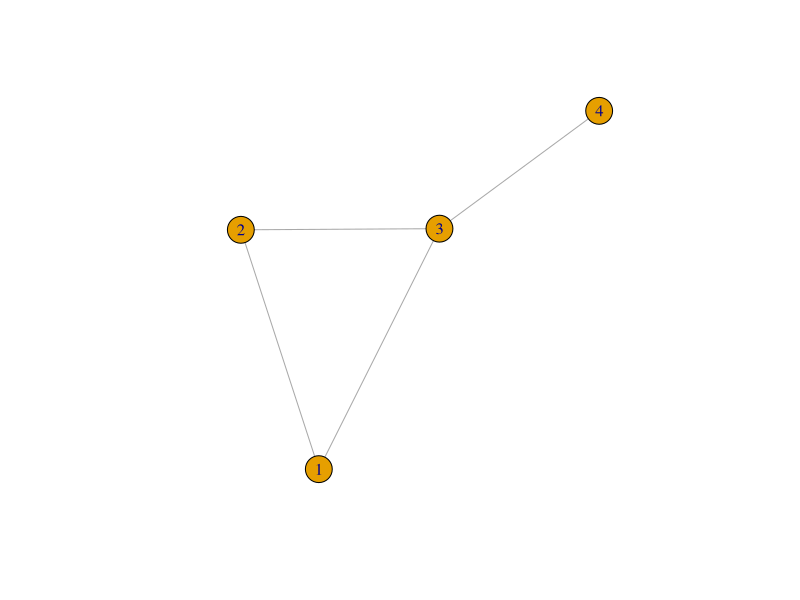

Write R code to recreate this figure. (Note: this script raises an error after producing the figure.)
library(igraph)

adj_mtx2 <- matrix(data = c(0,3,4,0,9,  3,0,5,0,0,  4,5,0,8,0, 0,0,8,0,0,  9,0,0,0,0), nrow = 5)

adj_mtx <- matrix(data = c(0,3,4,0, 3,0,5,0, 4,5,0,8, 0,0,8,0), nrow = 4)
g_w <- graph_from_adjacency_matrix(adj_mtx, mode = 'undirected', weighted = TRUE)
plot(g_w, e=TRUE, v=TRUE)

#adj_mtx_ref <- as.matrix(as_adjacency_matrix(g_w, attr = 'weight'))

l_mtx <- as.matrix(laplacian_matrix(g_w, weights = NA)) # Laplacian matrix (not weighted)
l_eigen <- eigen(l_mtx) # Eigenvalues and eigenvectors
y <- tcrossprod(l_eigen[["vectors"]],l_eigen[["vectors"]]) # y = U*U^T

omega <- sum(edge_attr(g_w, 'weight'))

id_mtx <- diag(nrow(adj_mtx)) # Identity matrix (In)

ones <-as.matrix(rep(1, dim(adj_mtx)[1]), ncol=dim(adj_mtx)[1])
ones.t.ones <- crossprod(ones,ones) 

ql <- id_mtx - ones%*%solve(ones.t.ones)%*%t(ones) # Ql = In - l(l^T*l)^-1*l^T  # solve = inverse of a matrix (^-1)

# Check if ql is correct (l = ql*l*ql)
print(all(l_mtx == (ql%*%l%*%ql) ))

# c = ( (n-1) / omega) * ( (y^T*L*y) / (y^T*Q*y) )
c <- ( ( length(V(g_w)) - 1 ) / omega ) * ( (solve(y)%*%l_mtx%*%y) / (solve(y)%*%ql%*%y) )
c

